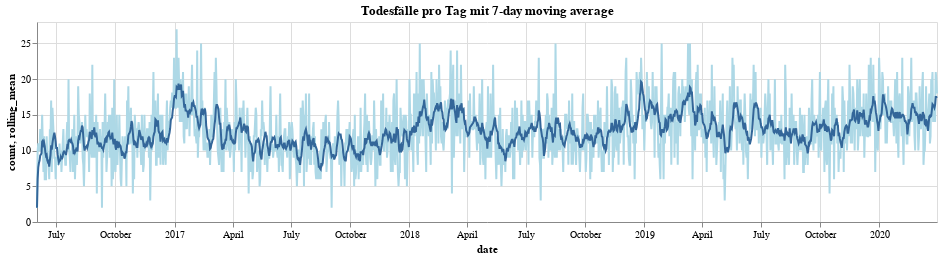

Source (notebook cell):
### Code cell
import altair as alt
alt.data_transformers.disable_max_rows()
day = alt.Chart(df_count_by_day, width=900, height=200).properties(
    title='Todesfälle pro Tag mit 7-day moving average'
).mark_line(
    color='lightblue',
    size=2
).encode(
    x='date:T',
    y='count:Q',
    tooltip=['date:T', 'count:Q']
)

ma = alt.Chart(df_count_by_day, width=600, height=200
              ).mark_line(
    color='#336699',
    size=2
).transform_window(
    rolling_mean='mean(count)',
    frame=[-7, 0]
).encode(
    x='date:T',
    y='rolling_mean:Q'
)
day + ma

### Figure 1 — Vega-Lite specification as saved in the notebook (floating-point values rounded to 4 significant figures; data arrays with more than 128 entries replaced by an {"elided": "..."} marker saying what was removed)
{"config": {"view": {"continuousWidth": 400, "continuousHeight": 300}}, "layer": [{"mark": {"type": "line", "color": "lightblue", "size": 2}, "encoding": {"tooltip": [{"type": "temporal", "field": "date"}, {"type": "quantitative", "field": "count"}], "x": {"type": "temporal", "field": "date"}, "y": {"type": "quantitative", "field": "count"}}, "height": 200, "title": "Todesfälle pro Tag mit 7-day moving average", "width": 900}, {"mark": {"type": "line", "color": "#336699", "size": 2}, "encoding": {"x": {"type": "temporal", "field": "date"}, "y": {"type": "quantitative", "field": "rolling_mean"}}, "height": 200, "transform": [{"window": [{"op": "mean", "field": "count", "as": "rolling_mean"}], "frame": [-7, 0]}], "width": 600}], "data": {"name": "data-519618517bbd3e336f7cbf16fda22b84"}, "$schema": "https://vega.github.io/schema/vega-lite/v4.8.1.json", "datasets": {"data-519618517bbd3e336f7cbf16fda22b84": {"elided": "1400 records"}}}
